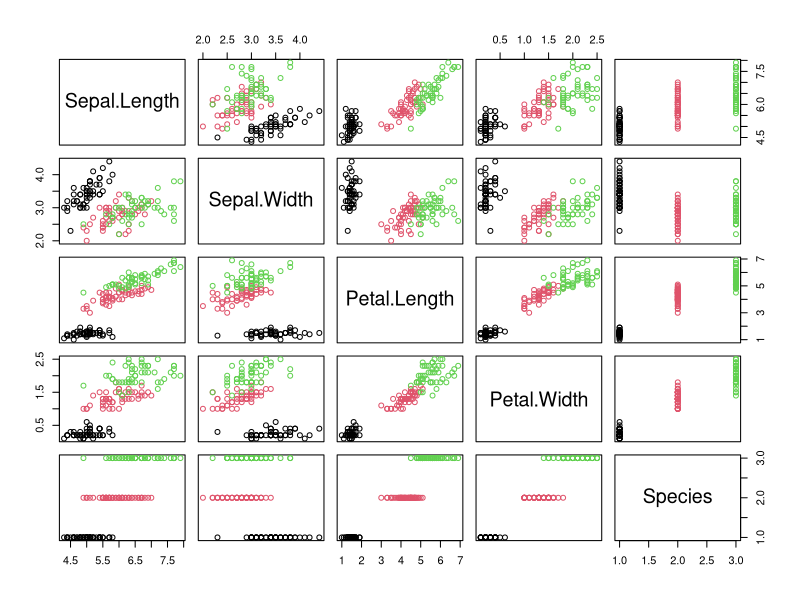
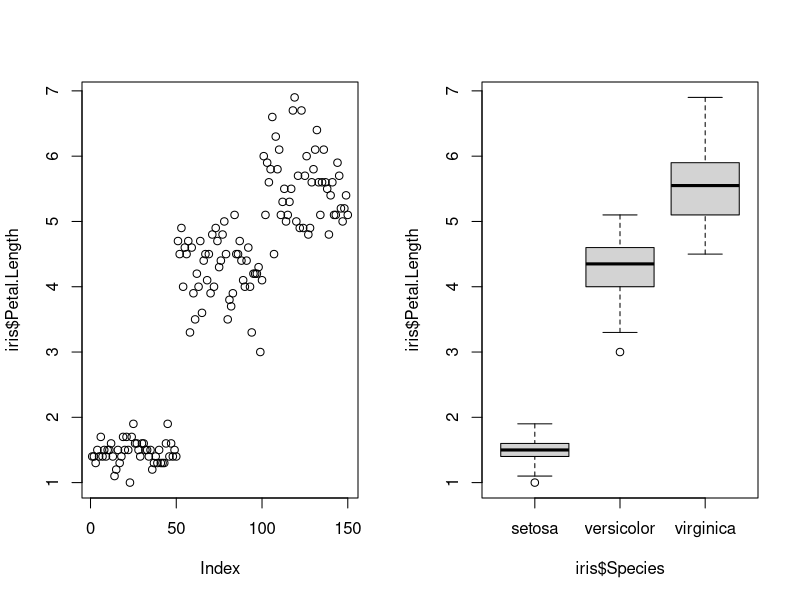
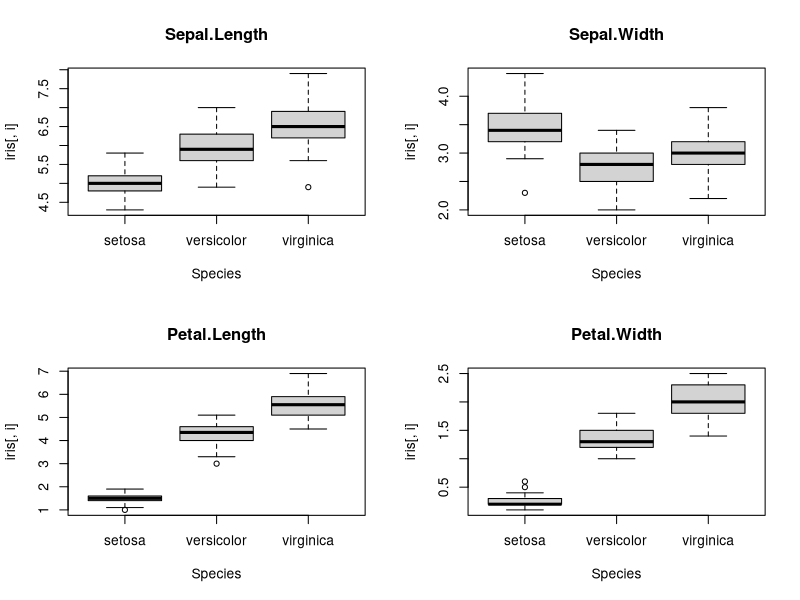
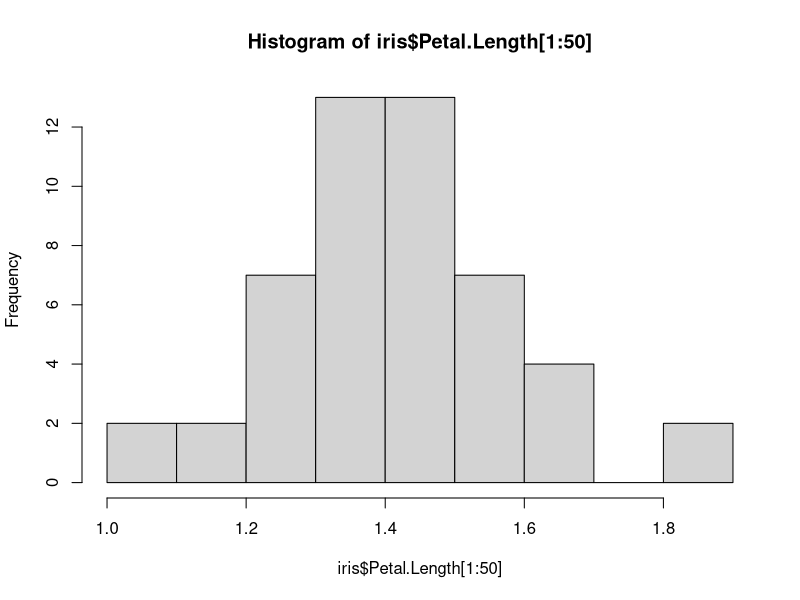

Source code (R) for these figures, in order:
## ---- chunk 1
names(iris)
str(iris)
summary(iris)
## ---- chunk 2
plot(iris, col=iris$Species) 

## ---- chunk 3
par(mfrow=c(1,2)) 
plot(iris$Petal.Length) 
boxplot(iris$Petal.Length~ iris$Species) 
par(mfrow=c(2,2)) # to draw four figs in one window > 
for(i in 1:4) boxplot(iris[,i] ~ Species, data=iris, main=names(iris)[i])
## ---- chunk 4
par(mfrow=c(1,1))
hist(iris$Petal.Length[1:50])
iris$Sepal.Length[1:50] 
iris$Sepal.Length[-(1:50)] 
iris$Sepal.Length[iris$Species == "setosa"] 
## ---- chunk 5
iris.ordered<-iris[order(iris$Sepal.Length),]
